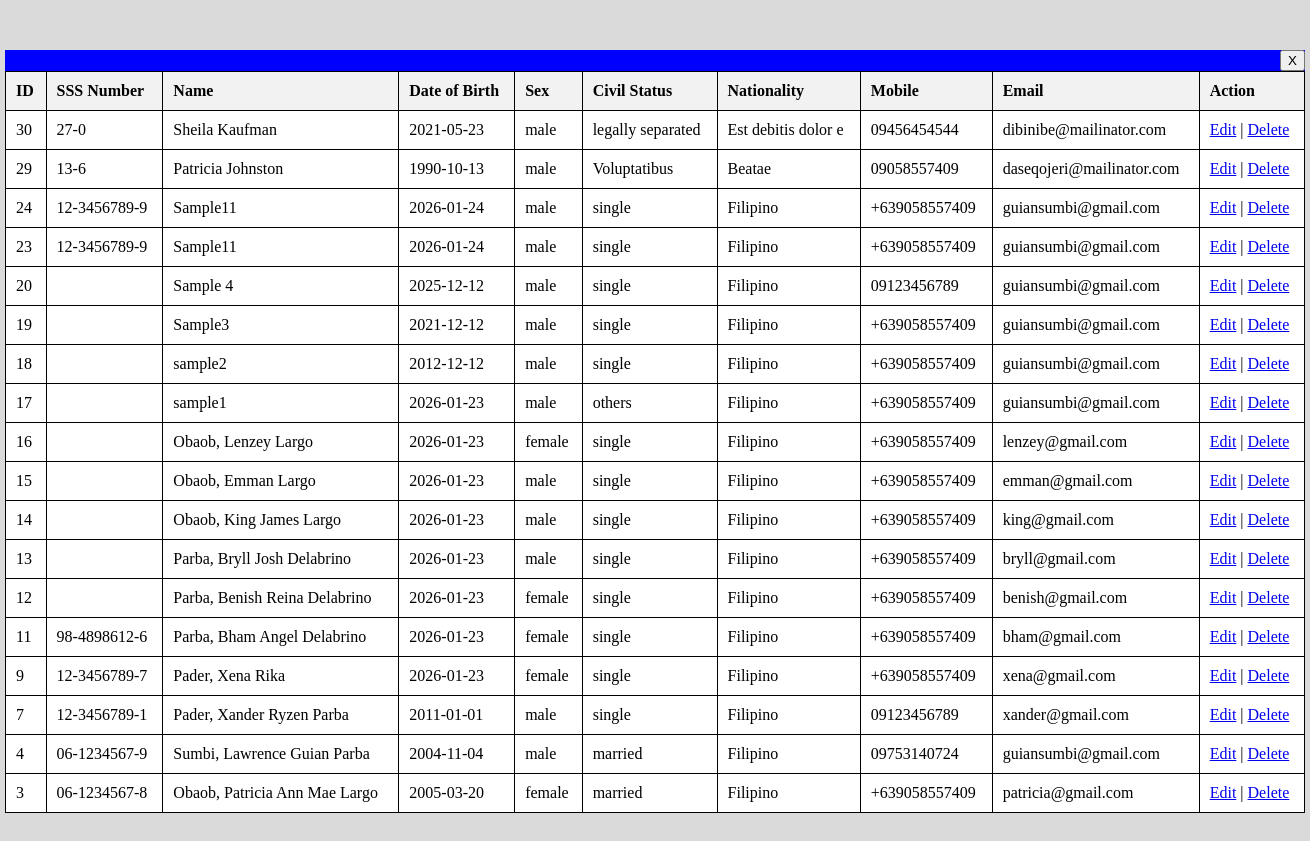
The app's page /admin.php, older data.
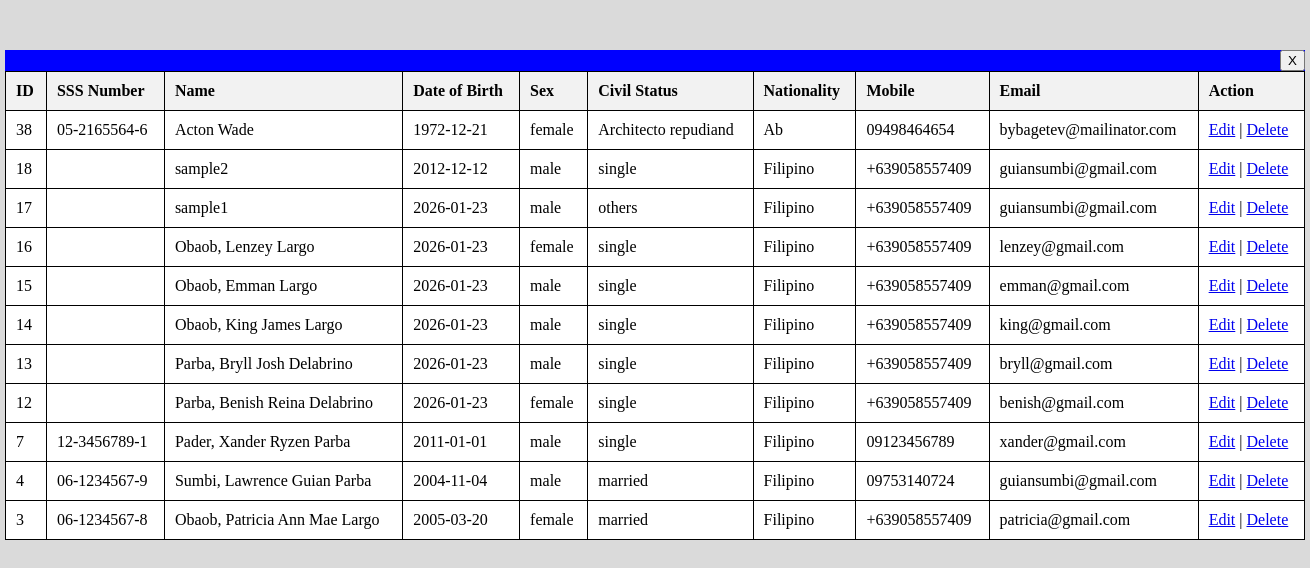
The same page, newer data.
### tables this page shows
CREATE TABLE `personal_data` (
  `id` int(11) NOT NULL,
  `sss_number` varchar(20) NOT NULL,
  `name` varchar(150) NOT NULL,
  `name_dob` date NOT NULL,
  `sex` varchar(10) NOT NULL,
  `civil_status` varchar(20) NOT NULL,
  `tin_number` varchar(20) NOT NULL,
  `nationality` varchar(50) NOT NULL,
  `religion` varchar(50) NOT NULL,
  `place_of_birth` varchar(150) NOT NULL,
  `home_address` varchar(255) NOT NULL,
  `zip_code` varchar(10) NOT NULL,
  `mobile_number` varchar(20) NOT NULL,
  `email_address` varchar(254) NOT NULL,
  `tel_number` varchar(20) NOT NULL,
  `fathers_name` varchar(150) NOT NULL,
  `mothers_name` varchar(150) NOT NULL
);

### admin.php (the view, shortened to what this page needs)
<?php
require 'db.php';
$sql = "SELECT
            id,
            sss_number,
            name,
            name_dob,
            sex,
            civil_status,
            nationality,
            mobile_number,
            email_address
        FROM personal_data
        ORDER BY id DESC";
$stmt = $pdo->prepare($sql);
$stmt->execute();
$rows = $stmt->fetchAll(PDO::FETCH_ASSOC);
?>
<!DOCTYPE html>
<html lang="en">
<head>
</head>
<body>
    <div class="exit-div">
        <a href="landing.php"><button type="button">X</button></a>
    </div>
    <div class="bondpaper">
        <table border="1" cellpadding="10" cellspacing="0">
    <tr>
        <th>ID</th>
        <th>SSS Number</th>
        <th>Name</th>
        <th>Date of Birth</th>
        <th>Sex</th>
        <th>Civil Status</th>
        <th>Nationality</th>
        <th>Mobile</th>
        <th>Email</th>
        <th>Action</th>
    </tr>
    <?php if (count($rows) > 0): ?>
        <?php foreach ($rows as $row): ?>
            <tr>
                <td><?= htmlspecialchars($row['id']) ?></td>
                <td><?= htmlspecialchars($row['sss_number']) ?></td>
                <td><?= htmlspecialchars($row['name']) ?></td>
                <td><?= htmlspecialchars($row['name_dob']) ?></td>
                <td><?= htmlspecialchars($row['sex']) ?></td>
                <td><?= htmlspecialchars($row['civil_status']) ?></td>
                <td><?= htmlspecialchars($row['nationality']) ?></td>
                <td><?= htmlspecialchars($row['mobile_number']) ?></td>
                <td><?= htmlspecialchars($row['email_address']) ?></td>
                <td>
                    <a href="index.php?id=<?= $row['id'] ?>">Edit</a> |
                    <a href="delete.php?id=<?= $row['id'] ?>"
                       onclick="return confirm('Are you sure you want to delete this record?');">
                       Delete
                    </a>
                </td>
            </tr>
        <?php endforeach; ?>
    <?php else: ?>
        <tr>
            <td colspan="9" style="text-align:center;">No records found</td>
        </tr>
    <?php endif; ?>
</table>
    </div>
</body>
</html>

### admin.php (style rules this page uses)
body { background-color: rgb(218, 218, 218); width: 1300px; margin: 0 auto; font-family: Cambria; padding-top: 50px; padding-bottom: 50px; }
.bondpaper { width: 1300px; height: auto; background-color: white; }
table { border-collapse: collapse; width: 100%; }
th, td { border: 1px solid black; padding: 10px; text-align: left; }
th { background-color: #f2f2f2; }
.exit-div { width: 1300px; height: auto; background-color: blue; text-align: right; }

Row changes from the older to the newer data that the page shows:
removed personal_data: id "30", sss_number "27-0", name "Sheila Kaufman", name_dob "2021-05-23", sex "male", civil_status "legally separated", nationality "Est debitis dolor e", mobile_number "09456454544", email_address "dibinibe@mailinator.com"
removed personal_data: id "29", sss_number "13-6", name "Patricia Johnston", name_dob "1990-10-13", sex "male", civil_status "Voluptatibus", nationality "Beatae", mobile_number "09058557409", email_address "daseqojeri@mailinator.com"
removed personal_data: id "24", sss_number "12-3456789-9", name "Sample11", name_dob "2026-01-24", sex "male", civil_status "single", nationality "Filipino", mobile_number "+639058557409", email_address "guiansumbi@gmail.com"
removed personal_data: id "23", sss_number "12-3456789-9", name "Sample11", name_dob "2026-01-24", sex "male", civil_status "single", nationality "Filipino", mobile_number "+639058557409", email_address "guiansumbi@gmail.com"
removed personal_data: id "20", name "Sample 4", name_dob "2025-12-12", sex "male", civil_status "single", nationality "Filipino", mobile_number "09123456789", email_address "guiansumbi@gmail.com"
removed personal_data: id "19", name "Sample3", name_dob "2021-12-12", sex "male", civil_status "single", nationality "Filipino", mobile_number "+639058557409", email_address "guiansumbi@gmail.com"
removed personal_data: id "11", sss_number "98-4898612-6", name "Parba, Bham Angel Delabrino", name_dob "2026-01-23", sex "female", civil_status "single", nationality "Filipino", mobile_number "+639058557409", email_address "bham@gmail.com"
removed personal_data: id "9", sss_number "12-3456789-7", name "Pader, Xena Rika", name_dob "2026-01-23", sex "female", civil_status "single", nationality "Filipino", mobile_number "+639058557409", email_address "xena@gmail.com"
added personal_data: id "38", sss_number "05-2165564-6", name "Acton Wade", name_dob "1972-12-21", sex "female", civil_status "Architecto repudiand", nationality "Ab", mobile_number "09498464654", email_address "bybagetev@mailinator.com"
